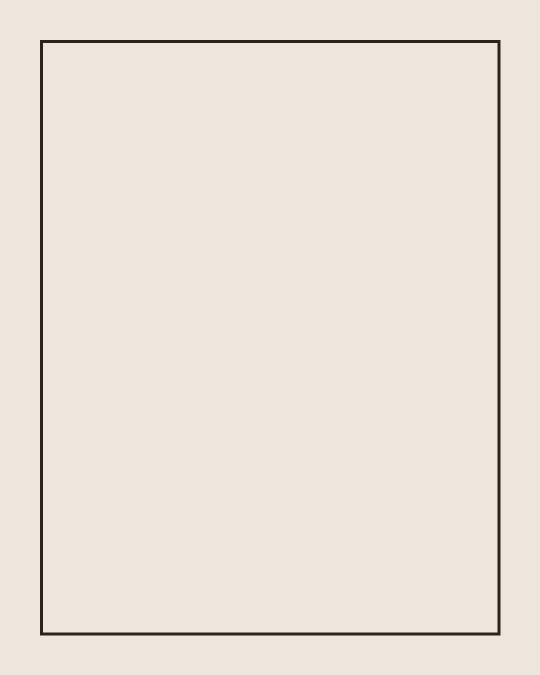
#> input picture _test/pipeline-test.png, 1080 x 1350 px (shown at 1/2 size)
$ python moody.py ../_test/pipeline-test.png ../_test/pipeline-test.png 1.0
#> lines starting #> are read from the running program, lines starting #| are printed output that depends on the picture; after the words box and inside, x2 and y2 are one past the last pixel; in counts of white or black regions, pixels touching at a corner belong together
"""perfectionish moody grainy grade: warm, muted, lifted blacks, soft vignette, film grain."""
import sys, numpy as np
from PIL import Image, ImageFilter, ImageOps
def grade(src, dst, strength=1.0, max_side=2048, seed=7):
#> called with src = '../_test/pipeline-test.png', dst = '../_test/pipeline-test.png', strength = 1, max_side = 2048, seed = 7
    im = ImageOps.exif_transpose(Image.open(src)).convert('RGB')
#> im is the input picture: PIL image 1080x1350 RGB; mean R, G, B 234.7, 226.6, 217.6
    if max(im.size) > max_side:
        im.thumbnail((max_side, max_side), Image.LANCZOS)
    a = np.asarray(im).astype(np.float32) / 255.0
    lum = (a @ np.array([0.299, 0.587, 0.114], np.float32))[..., None]
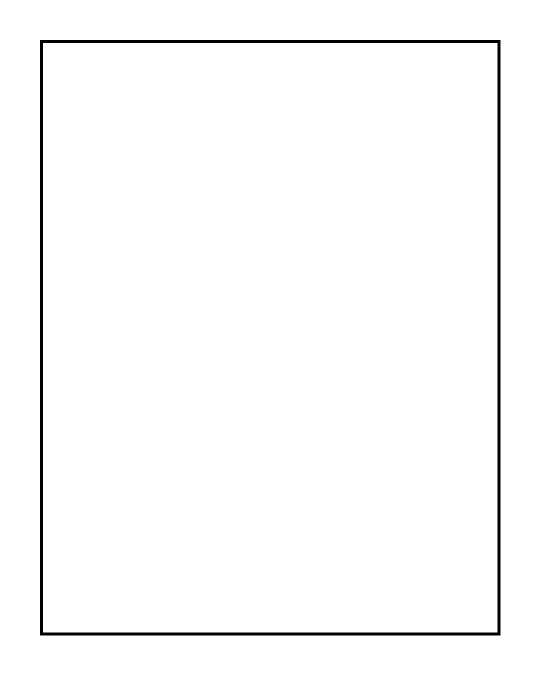
#> lum: shape (1350, 1080, 1) float32 (shown at 1/2 size); values 0.144 (black) and 0.907 (white), 98.3% white; 1 black region, box (x1, y1, x2, y2) and area: (80, 80, 1001, 1271) 25200
    a = lum + (a - lum) * (1 - 0.22 * strength)            # mute colors
    a = a * np.array([1.0 + .05*strength, 1.0 + .01*strength, 1.0 - .09*strength], np.float32)  # warm
    a = np.clip(a, 0, 1)
    a = a - 0.10*strength*(a - a*a)*(2*a - 1)*0             # placeholder keeps curve simple
    a = np.power(np.clip(a,0,1), 1 + 0.10*strength)          # deepen mids
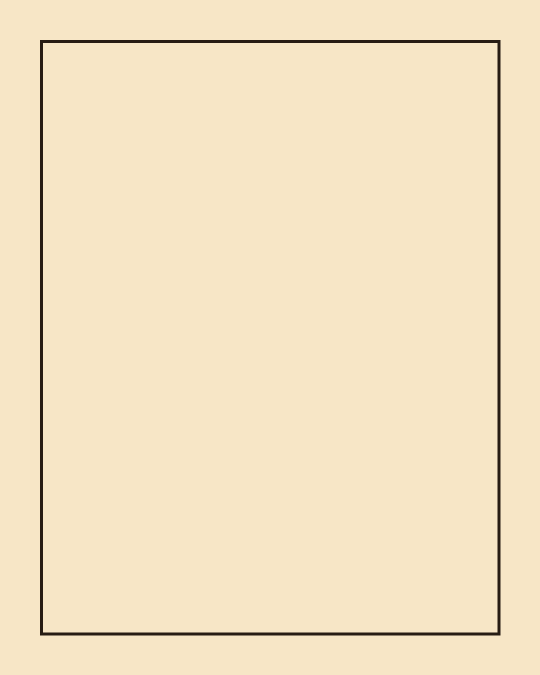
#> a: shape (1350, 1080, 3) float32 (shown at 1/2 size); mean R, G, B 0.974, 0.874, 0.752
    a = a / (1 + 0.18*strength*a)  * (1 + 0.18*strength)      # roll off highlights
    a = 0.5 + (a - 0.5) * (1 + 0.12*strength)               # filmic contrast
    gdom = np.clip((a[...,1:2] - np.maximum(a[...,0:1], a[...,2:3])) * 6, 0, 1)
#> gdom: shape (1350, 1080, 1) float32; every value is 0
    a = a + gdom * np.array([.035, -.01, -.02], np.float32) * strength   # greens toward olive
    a = 0.055*strength + a * (1 - 0.055*strength - 0.05*strength)  # lift blacks, soften whites
    lum = (np.clip(a,0,1) @ np.array([0.299, 0.587, 0.114], np.float32))[..., None]
    sh = np.clip(1 - lum*2, 0, 1); hi = np.clip(lum*2 - 1, 0, 1)
#> after `sh = np.clip(1 - lum * 2, 0, 1)`:
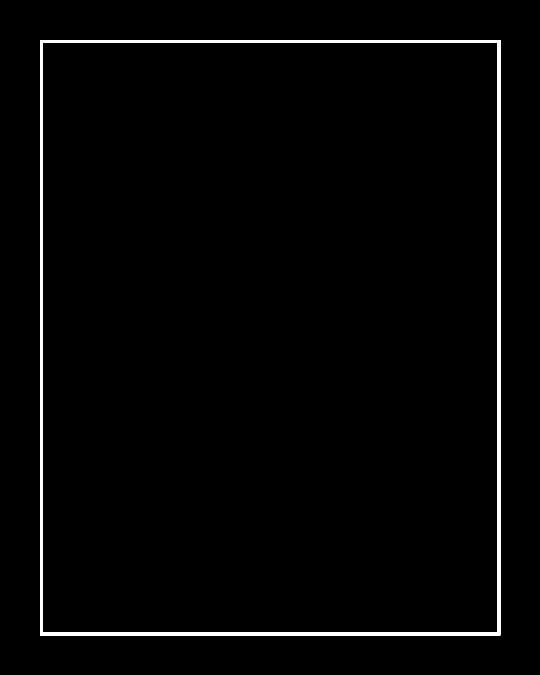
#> sh: shape (1350, 1080, 1) float32 (shown at 1/2 size); values 0 (black) and 0.717 (white), 1.7% white; 1 white region, box (x1, y1, x2, y2) and area: (80, 80, 1001, 1271) 25200
    a = a + sh * np.array([-.01, .012, .0], np.float32)*strength + hi * np.array([.025, .012, -.02], np.float32)*strength
    h, w = a.shape[:2]
#> h = 1350; w = 1080
    yy, xx = np.mgrid[0:h, 0:w].astype(np.float32)
    r = np.sqrt(((xx - w/2)/(w/2))**2 + ((yy - h/2)/(h/2))**2) / 1.414
    a = a * (1 - 0.22*strength * np.clip(r - 0.35, 0, 1)**1.5)[..., None]
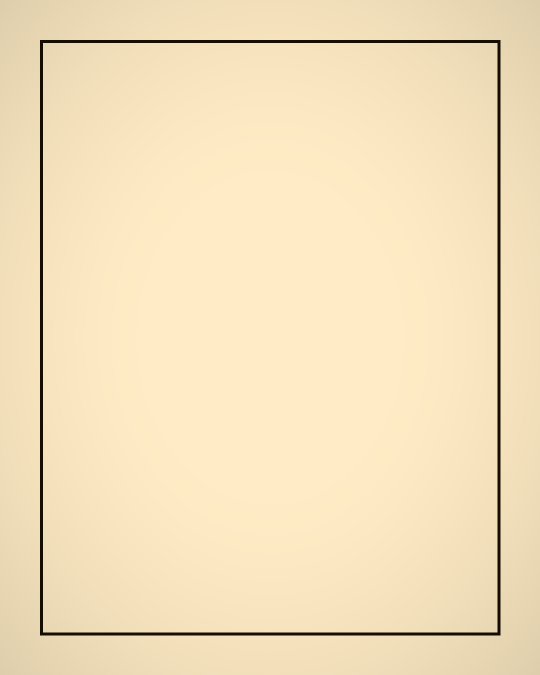
#> a: shape (1350, 1080, 3) float32 (shown at 1/2 size); mean R, G, B 0.964, 0.893, 0.76; drawn with min black and max white
    rng = np.random.default_rng(seed)
    g = rng.normal(0, 1, (h, w)).astype(np.float32)
    g = np.asarray(Image.fromarray(((g*40)+128).clip(0,255).astype(np.uint8)).filter(ImageFilter.GaussianBlur(0.6))).astype(np.float32)/40 - 3.2
    amt = 0.030 * strength * (max(h, w)/2048)**0.3
#> amt = 0.0265
    a = a + (g * amt)[..., None] * (0.6 + 0.4*(1-np.clip(a.mean(axis=2, keepdims=True),0,1)))
    out = Image.fromarray((np.clip(a, 0, 1)*255).astype(np.uint8))
    out.save(dst, quality=92, subsampling=0)
if __name__ == '__main__':
    grade(sys.argv[1], sys.argv[2], float(sys.argv[3]) if len(sys.argv) > 3 else 1.0)
